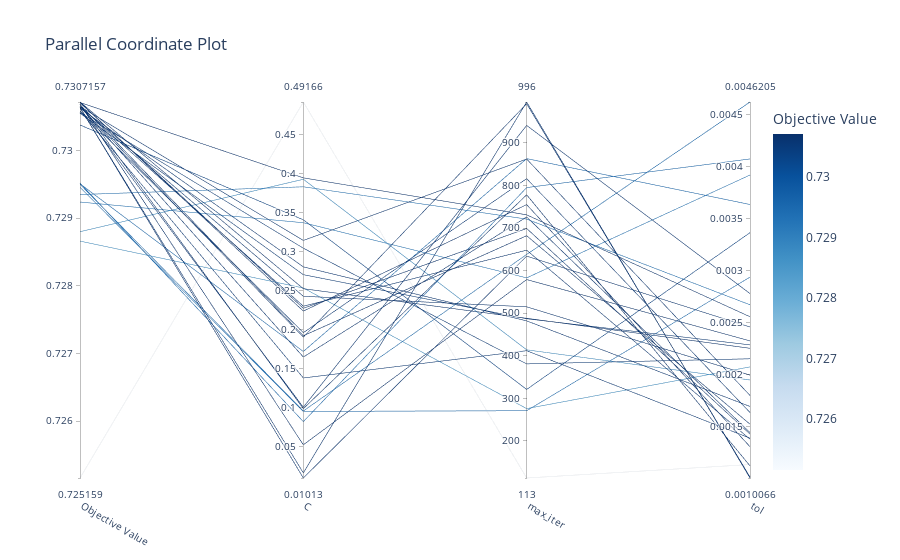

Notebook cell for this chart:
### Code cell
###################################################################################################
# Select parameters to visualize.
plot_parallel_coordinate(study, params=["max_iter", "C",'tol'])
